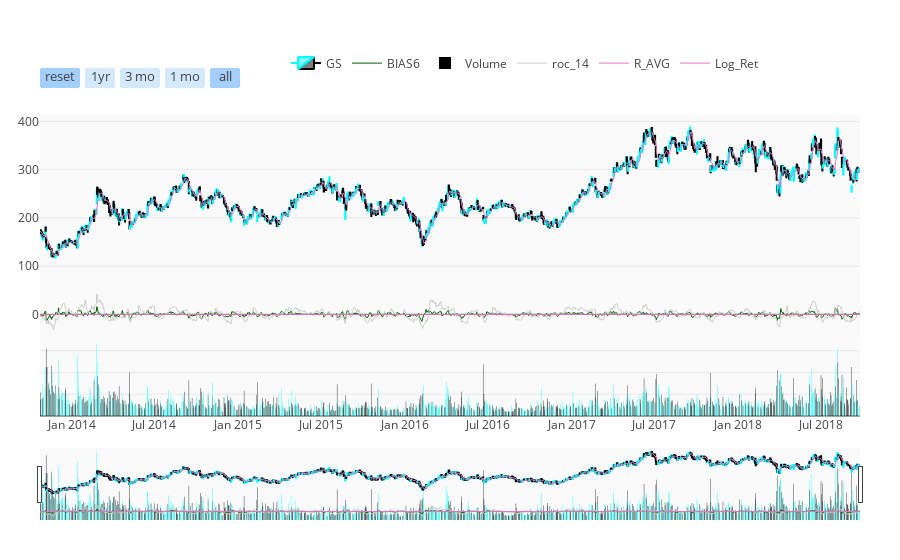

The cell this chart's notebook holds for it:
### Code cell
iplot( fig, filename = 'candlestick_roc_plotting', validate = False )

### Figure 1 — Plotly figure (JSON) as saved in the notebook; plotly's stock layout.template omitted (floating-point values rounded to 4 significant figures; data arrays with more than 128 entries replaced by an {"elided": "..."} marker saying what was removed)
{"data": [{"close": {"elided": "1239 float values"}, "decreasing": {"line": {"color": "#000000"}}, "high": {"elided": "1239 float values"}, "increasing": {"line": {"color": "#00FFFF"}}, "low": {"elided": "1239 float values"}, "name": "GS", "open": {"elided": "1239 float values"}, "type": "candlestick", "x": {"elided": "1239 str values"}, "yaxis": "y2"}, {"line": {"width": 1}, "marker": {"color": "darkgreen"}, "mode": "lines", "name": "BIAS6", "type": "scatter", "x": {"elided": "1239 str values"}, "y": {"elided": "1239 float values"}, "yaxis": "y2"}, {"marker": {"color": {"elided": "1239 str values"}}, "name": "Volume", "type": "bar", "x": {"elided": "1239 str values"}, "y": {"elided": "1239 int values"}, "yaxis": "y"}, {"legendgroup": "roc_14", "line": {"width": 1}, "marker": {"color": "#ccc"}, "name": "roc_14", "type": "scatter", "x": {"elided": "1239 str values"}, "y": {"elided": "1239 float values"}, "yaxis": "y2"}, {"line": {"width": 1}, "marker": {"color": "#E377C2"}, "name": "R_AVG", "showlegend": true, "type": "lines", "x": {"elided": "1239 str values"}, "y": {"elided": "1239 float values"}, "yaxis": "y2"}, {"line": {"width": 1}, "marker": {"color": "#E377C2"}, "name": "Log_Ret", "showlegend": true, "type": "lines", "x": {"elided": "1239 str values"}, "y": {"elided": "1239 float values"}, "yaxis": "y2"}], "layout": {"legend": {"orientation": "h", "x": 0.3, "y": 0.9, "yanchor": "bottom"}, "margin": {"b": 40, "l": 40, "r": 40, "t": 40}, "plot_bgcolor": "rgb(250, 250, 250)", "xaxis": {"rangeselector": {"bgcolor": "rgba(150, 200, 250, 0.4)", "buttons": [{"count": 1, "label": "reset", "step": "all"}, {"count": 1, "label": "1yr", "step": "year", "stepmode": "backward"}, {"count": 3, "label": "3 mo", "step": "month", "stepmode": "backward"}, {"count": 1, "label": "1 mo", "step": "month", "stepmode": "backward"}, {"step": "all"}], "font": {"size": 13}, "visibe": true, "x": 0, "y": 0.9}}, "yaxis": {"domain": [0, 0.2], "showticklabels": false}, "yaxis2": {"domain": [0.2, 0.8]}}}
